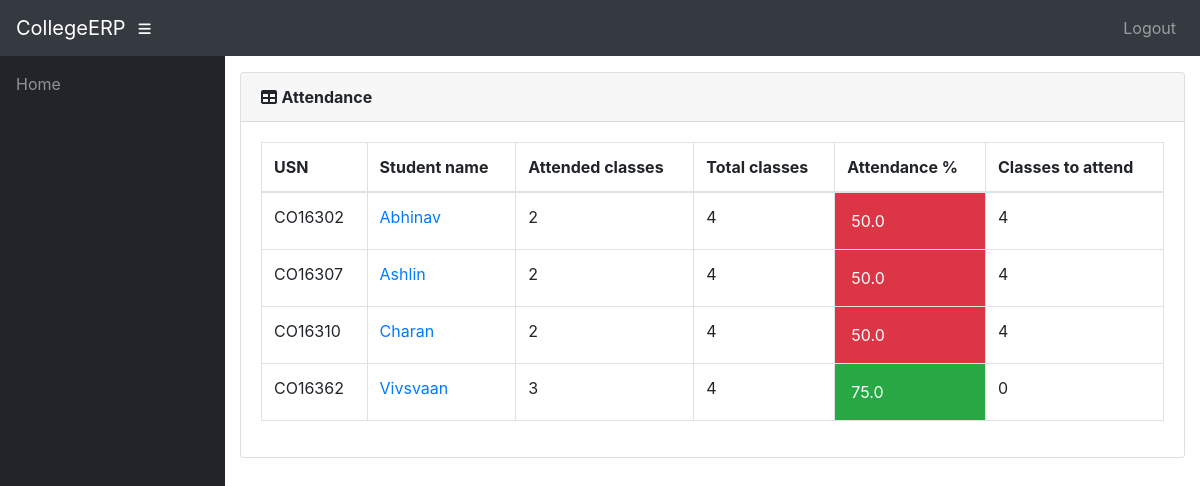
/info/teacher/1/Students/attendance/ (signed in), run on the app's committed database.
### info/models.py (models this page shows)
class AttendanceTotal(models.Model):
    course = models.ForeignKey(Course, on_delete=models.CASCADE)
    student = models.ForeignKey(Student, on_delete=models.CASCADE)
    class Meta:
        unique_together = (('student', 'course'),)
    @property
    def att_class(self):
        stud = Student.objects.get(name=self.student)
        cr = Course.objects.get(name=self.course)
        att_class = Attendance.objects.filter(course=cr, student=stud, status='True').count()
        return att_class
    @property
    def total_class(self):
        stud = Student.objects.get(name=self.student)
        cr = Course.objects.get(name=self.course)
        total_class = Attendance.objects.filter(course=cr, student=stud).count()
        return total_class
    @property
    def attendance(self):
        stud = Student.objects.get(name=self.student)
        cr = Course.objects.get(name=self.course)
        total_class = Attendance.objects.filter(course=cr, student=stud).count()
        att_class = Attendance.objects.filter(course=cr, student=stud, status='True').count()
        if total_class == 0:
            attendance = 0
        else:
            attendance = round(att_class / total_class * 100, 2)
        return attendance
    @property
    def classes_to_attend(self):
        stud = Student.objects.get(name=self.student)
        cr = Course.objects.get(name=self.course)
        total_class = Attendance.objects.filter(course=cr, student=stud).count()
        att_class = Attendance.objects.filter(course=cr, student=stud, status='True').count()
        cta = math.ceil((0.75*total_class - att_class)/0.25)
        if cta < 0:
            return 0
        return cta

class Student(models.Model):
    user = models.OneToOneField(User, on_delete=models.CASCADE, null=True)
    class_id = models.ForeignKey(Class, on_delete=models.CASCADE, default=1)
    USN = models.CharField(primary_key='True', max_length=100)
    name = models.CharField(max_length=200)
    sex = models.CharField(max_length=50, choices=sex_choice, default='Male')
    DOB = models.DateField(default='1998-01-01')
    def __str__(self):
        return self.name

class Course(models.Model):
    dept = models.ForeignKey(Dept, on_delete=models.CASCADE)
    id = models.CharField(primary_key='True', max_length=50)
    name = models.CharField(max_length=50)
    shortname = models.CharField(max_length=50, default='X')
    def __str__(self):
        return self.name

### info/views.py (the view)
# urls.py: path('teacher/<int:assign_id>/Students/attendance/', views.t_student, name='t_student'),
@login_required()
def t_student(request, assign_id):
    ass = Assign.objects.get(id=assign_id)
    att_list = []
    for stud in ass.class_id.student_set.all():
        try:
            a = AttendanceTotal.objects.get(student=stud, course=ass.course)
        except AttendanceTotal.DoesNotExist:
            a = AttendanceTotal(student=stud, course=ass.course)
            a.save()
        att_list.append(a)
    return render(request, 'info/t_students.html', {'att_list': att_list})

### info/models.py (called while the page is built)
    @property
    def is_student(self):
        if hasattr(self, 'student'):
            return True
        return False

    @property
    def is_teacher(self):
        if hasattr(self, 'teacher'):
            return True
        return False

### info/templates/info/t_students.html
{% extends 'info/base.html' %}
    {% load static %}
    {% block content %}
                  <div class="card mb-3">
            <div class="card-header">
              <i class="fas fa-table"></i>
            <b>Attendance</b></div>
            <div class="card-body">
              <div class="table-responsive">
                <table class="table table-bordered" id="dataTable" width="100%" cellspacing="0">
                  <thead>
                    <tr>
                        <th>USN</th>
                        <th>Student name</th>
                        <th>Attended classes</th>
                        <th>Total classes</th>
                        <th>Attendance %</th>
                        <th>Classes to attend</th>
                    </tr>
                  </thead>
                  <tbody>
                    {% for a in att_list %}
                    <tr>
                        <td>{{ a.student_id }}</td>
                        <td><a href="{% url 't_attendance_detail' a.student.USN a.course_id %}">{{ a.student.name }}</a></td>
                        <td>{{ a.att_class }}</td>
                        <td>{{ a.total_class }}</td>
                        {% if a.attendance < 75 %}
                            <td class="p-3 mb-2 bg-danger text-white">{{ a.attendance }}</td>
                        {% else %}
                            <td class="p-3 mb-2 bg-success text-white">{{ a.attendance }}</td>
                        {% endif %}
                        <td>{{ a.classes_to_attend }}</td>
                    </tr>
                    {% empty %}
                            <p>No students</p>
                    {% endfor %}
                  </tbody>
                </table>
              </div>
            </div>
          </div>
    {% endblock %}

### info/templates/info/base.html (shortened to what this page needs)
<!DOCTYPE html>
<html lang="en">
  <head>
      {% load static %}
    <link href="{% static '/info/bootstrap/vendor/bootstrap/css/bootstrap.min.css' %}" rel="stylesheet">
    <link href="{% static '/info/bootstrap/vendor/fontawesome-free/css/all.min.css' %}" rel="stylesheet" type="text/css">
    <link href="{% static '/info/bootstrap/vendor/datatables/dataTables.bootstrap4.css' %}" rel="stylesheet">
    <link href="{% static '/info/bootstrap/css/sb-admin.css' %}" rel="stylesheet">
  </head>
  <body id="page-top">
    <nav class="navbar navbar-expand navbar-dark bg-dark static-top">
      <a class="navbar-brand mr-1" href="{% url 'index' %}">CollegeERP</a>
      <button class="btn btn-link btn-sm text-white order-1 order-sm-0" id="sidebarToggle" href="#">
        <i class="fas fa-bars"></i>
      </button>
        <div class="collapse navbar-collapse" id="navbarResponsive">
          <ul class="navbar-nav ml-auto">
            <li class="nav-item">
                <a class="nav-link" href="#" data-toggle="modal" data-target="#logoutModal">Logout</a>
            </li>
          </ul>
        </div>
    </nav>
    <div id="wrapper">
      <ul class="sidebar navbar-nav">
            <li class="nav-item">
              <a class="nav-link" href="{% url 'index' %}">
                <span>Home</span>
              </a>
            </li>
      </ul>
      <div id="content-wrapper">
        <div class="container-fluid">
            {% block content %}
            {% endblock %}
        </div>
      </div>
    </div>
  </body>
</html>

### data on the page
AttendanceTotal: student_id "CO16302", student.name "Abhinav", att_class "2", total_class "4", attendance "50.0", classes_to_attend "4"
AttendanceTotal: student_id "CO16307", student.name "Ashlin", att_class "2", total_class "4", attendance "50.0", classes_to_attend "4"
AttendanceTotal: student_id "CO16310", student.name "Charan", att_class "2", total_class "4", attendance "50.0", classes_to_attend "4"
AttendanceTotal: student_id "CO16362", student.name "Vivsvaan", att_class "3", total_class "4", attendance "75.0", classes_to_attend "0"
